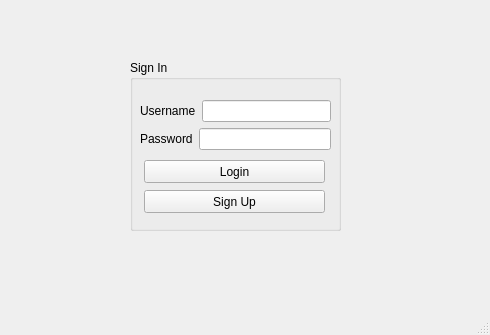
<?xml version="1.0" encoding="UTF-8"?>
<ui version="4.0">
 <class>MainWindow</class>
 <widget class="QMainWindow" name="MainWindow">
  <property name="geometry">
   <rect>
    <x>0</x>
    <y>0</y>
    <width>490</width>
    <height>335</height>
   </rect>
  </property>
  <property name="windowTitle">
   <string>MainWindow</string>
  </property>
  <widget class="QWidget" name="centralwidget">
   <widget class="QGroupBox" name="groupBox">
    <property name="geometry">
     <rect>
      <x>130</x>
      <y>60</y>
      <width>211</width>
      <height>171</height>
     </rect>
    </property>
    <property name="title">
     <string>Sign In</string>
    </property>
    <widget class="QPushButton" name="pushButton_login">
     <property name="geometry">
      <rect>
       <x>14</x>
       <y>100</y>
       <width>181</width>
       <height>23</height>
      </rect>
     </property>
     <property name="text">
      <string>Login</string>
     </property>
    </widget>
    <widget class="QPushButton" name="pushButton_signUp">
     <property name="geometry">
      <rect>
       <x>14</x>
       <y>130</y>
       <width>181</width>
       <height>23</height>
      </rect>
     </property>
     <property name="text">
      <string>Sign Up</string>
     </property>
    </widget>
    <widget class="QWidget" name="">
     <property name="geometry">
      <rect>
       <x>10</x>
       <y>40</y>
       <width>191</width>
       <height>52</height>
      </rect>
     </property>
     <layout class="QVBoxLayout" name="verticalLayout">
      <item>
       <layout class="QHBoxLayout" name="horizontalLayout">
        <item>
         <widget class="QLabel" name="label">
          <property name="text">
           <string>Username</string>
          </property>
         </widget>
        </item>
        <item>
         <widget class="QLineEdit" name="lineEdit_username"/>
        </item>
       </layout>
      </item>
      <item>
       <layout class="QHBoxLayout" name="horizontalLayout_2">
        <item>
         <widget class="QLabel" name="label_2">
          <property name="text">
           <string>Password</string>
          </property>
         </widget>
        </item>
        <item>
         <widget class="QLineEdit" name="lineEdit_password">
          <property name="text">
           <string/>
          </property>
         </widget>
        </item>
       </layout>
      </item>
     </layout>
    </widget>
   </widget>
  </widget>
  <widget class="QMenuBar" name="menubar">
   <property name="geometry">
    <rect>
     <x>0</x>
     <y>0</y>
     <width>490</width>
     <height>21</height>
    </rect>
   </property>
  </widget>
  <widget class="QStatusBar" name="statusbar"/>
 </widget>
 <resources/>
 <connections/>
</ui>
